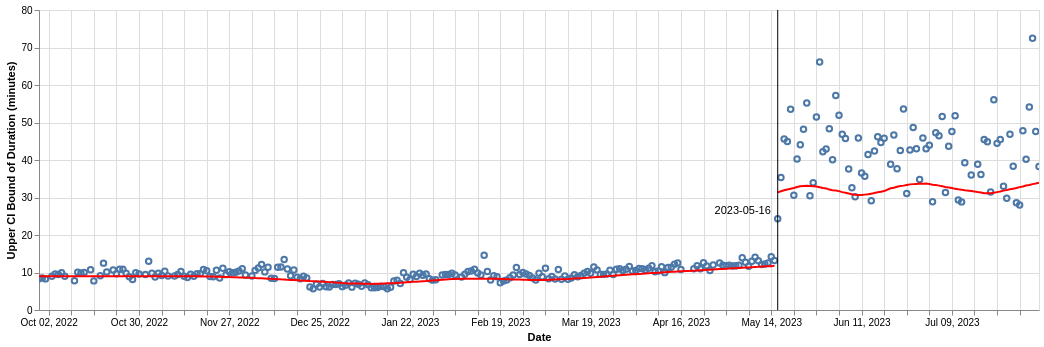

This figure's notebook cell:
### Code cell
fc = fast_chart.mark_point().encode(x=x, y=y)
fc += fc.transform_loess("started_at", "duration_minutes").mark_line(color="red")

sc = slow_chart.mark_point().encode(x=x, y=y)
sc += sc.transform_loess("started_at", "duration_minutes").mark_line(color="red")

fc += sc

fc += alt.Chart(pd.DataFrame({"date": [pd.Timestamp("2023-05-16")]})).mark_rule().encode(x="yearmonthdate(date)")
df = pd.DataFrame({"x": [pd.Timestamp("2023-05-16")], "y": [29], "label": ["2023-05-16"]})
label = alt.Chart(df).mark_text(dy=10, dx=-35).encode(x="yearmonthdate(x):T", y="y:Q", text="label")
fc += label

fc.properties(width=1000).interactive()

### Figure 1 — Vega-Lite specification as saved in the notebook (floating-point values rounded to 4 significant figures; data arrays with more than 128 entries replaced by an {"elided": "..."} marker saying what was removed)
{"config": {"view": {"continuousWidth": 300, "continuousHeight": 300}}, "layer": [{"mark": {"type": "point"}, "encoding": {"x": {"field": "started_at", "timeUnit": "yearmonthdate", "title": "Date", "type": "temporal"}, "y": {"aggregate": "ci1", "field": "duration_minutes", "title": "Upper CI Bound of Duration (minutes)", "type": "quantitative"}}, "name": "view_62"}, {"mark": {"type": "line", "color": "red"}, "encoding": {"x": {"field": "started_at", "timeUnit": "yearmonthdate", "title": "Date", "type": "temporal"}, "y": {"aggregate": "ci1", "field": "duration_minutes", "title": "Upper CI Bound of Duration (minutes)", "type": "quantitative"}}, "transform": [{"loess": "duration_minutes", "on": "started_at"}]}, {"layer": [{"mark": {"type": "point"}, "encoding": {"x": {"field": "started_at", "timeUnit": "yearmonthdate", "title": "Date", "type": "temporal"}, "y": {"aggregate": "ci1", "field": "duration_minutes", "title": "Upper CI Bound of Duration (minutes)", "type": "quantitative"}}}, {"mark": {"type": "line", "color": "red"}, "encoding": {"x": {"field": "started_at", "timeUnit": "yearmonthdate", "title": "Date", "type": "temporal"}, "y": {"aggregate": "ci1", "field": "duration_minutes", "title": "Upper CI Bound of Duration (minutes)", "type": "quantitative"}}, "transform": [{"loess": "duration_minutes", "on": "started_at"}]}], "data": {"name": "data-6b2c049d0929d33c2a9cd6c71da059e3"}}, {"data": {"name": "data-a073db003f211afe45843efb3cd66279"}, "mark": {"type": "rule"}, "encoding": {"x": {"field": "date", "timeUnit": "yearmonthdate", "type": "temporal"}}}, {"data": {"name": "data-46c8d5d8d585406579e061b04d401db1"}, "mark": {"type": "text", "dx": -35, "dy": 10}, "encoding": {"text": {"field": "label", "type": "nominal"}, "x": {"field": "x", "timeUnit": "yearmonthdate", "type": "temporal"}, "y": {"field": "y", "type": "quantitative"}}}], "data": {"name": "data-36b05af2fe68fd0f5b167648d1bb6e2d"}, "params": [{"name": "param_83", "select": {"type": "interval", "encodings": ["x", "y"]}, "bind": "scales", "views": ["view_62"]}], "width": 1000, "$schema": "https://vega.github.io/schema/vega-lite/v5.8.0.json", "datasets": {"data-36b05af2fe68fd0f5b167648d1bb6e2d": {"elided": "1607 records"}, "data-6b2c049d0929d33c2a9cd6c71da059e3": {"elided": "802 records"}, "data-a073db003f211afe45843efb3cd66279": [{"date": "2023-05-16T00:00:00"}], "data-46c8d5d8d585406579e061b04d401db1": [{"x": "2023-05-16T00:00:00", "y": 29, "label": "2023-05-16"}]}}
